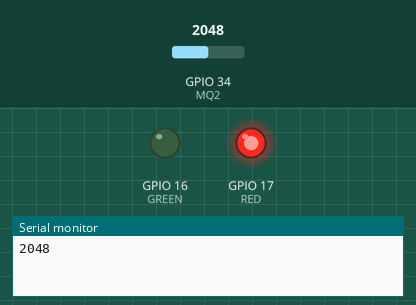
Bench run of a sketch on a simulated ESP32. On the bench: output pins drawn as LEDs (lit = HIGH), the last lines printed to the serial monitor. The inputs (shaded band) are chosen by the test bench; at power-on: GPIO 34 (MQ2) = 2048. WiFi joins after 1.5 s; servers stay silent unless stated.

Above: at 3.0 s.
3.1 s: GPIO 34 (MQ2) set to 624
5.0 s: GPIO 34 (MQ2) set to 538
At 6.9 s:
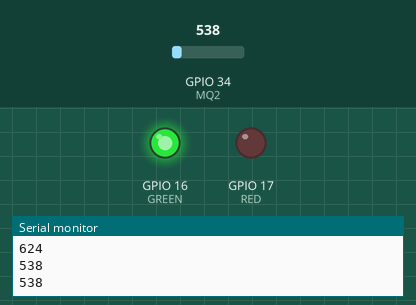
7.3 s: GPIO 34 (MQ2) set to 640
At 8.5 s:
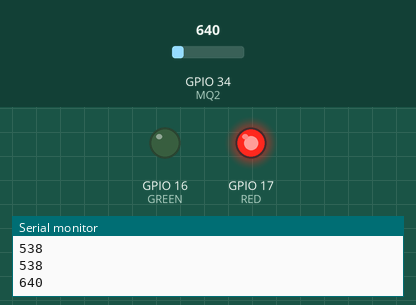
9.3 s: GPIO 34 (MQ2) set to 560
At 11.2 s:
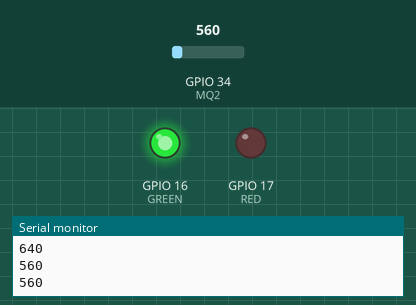
Timing chart, 0 to 12.3 s (numbered marks = the images above; inputs shaded):
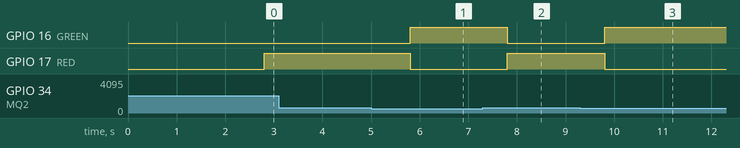

The sketch:

gas_leak.ino
```cpp
#define BLYNK_PRINT Serial
#include <WiFi.h>
#include <WiFiClient.h>
#include <BlynkSimpleEsp32.h>
BlynkTimer timer;

char auth[] = "K8GUVR9IuWGezsj4PBGz1I-OhViDS5b1";

char ssid[] = "YourNetworkName";
char pass[] = "YourPassword";

#define MQ2 34
#define GREEN 16
#define RED 17
int sensorValue = 0;
boolean state = false;

void setup()
{

  Serial.begin(115200);
  Blynk.begin(auth, ssid, pass);
  pinMode(MQ2, INPUT);
  pinMode(GREEN, OUTPUT);
  pinMode(RED, OUTPUT);
  timer.setInterval(1000L, sendUptime);
}

void sendUptime()
{

  sensorValue = analogRead(MQ2);
  Blynk.virtualWrite(V1, sensorValue);
  Serial.println(sensorValue);

  if (sensorValue > 600)
  {
    Blynk.notify("Gas Detected!");
    digitalWrite(GREEN, LOW);
    digitalWrite(RED, HIGH);
  }

  else
  {
    digitalWrite(GREEN, HIGH);
    digitalWrite(RED, LOW);
  }
}

void loop()
{
  Blynk.run();
  timer.run();
}
```

Measured:
- the behaviour switches between 601 and 600 on GPIO 34 (MQ2) (found by bisection; images 0 and 1)
- after the input at 5.0 s, GPIO 16 (GREEN): LOW → HIGH after 0.80 s; GPIO 17 (RED): HIGH → LOW after 0.80 s
- after the input at 7.3 s, GPIO 16 (GREEN): HIGH → LOW after 0.50 s; GPIO 17 (RED): LOW → HIGH after 0.50 s
- after the input at 9.3 s, GPIO 16 (GREEN): LOW → HIGH after 0.50 s; GPIO 17 (RED): HIGH → LOW after 0.50 s
